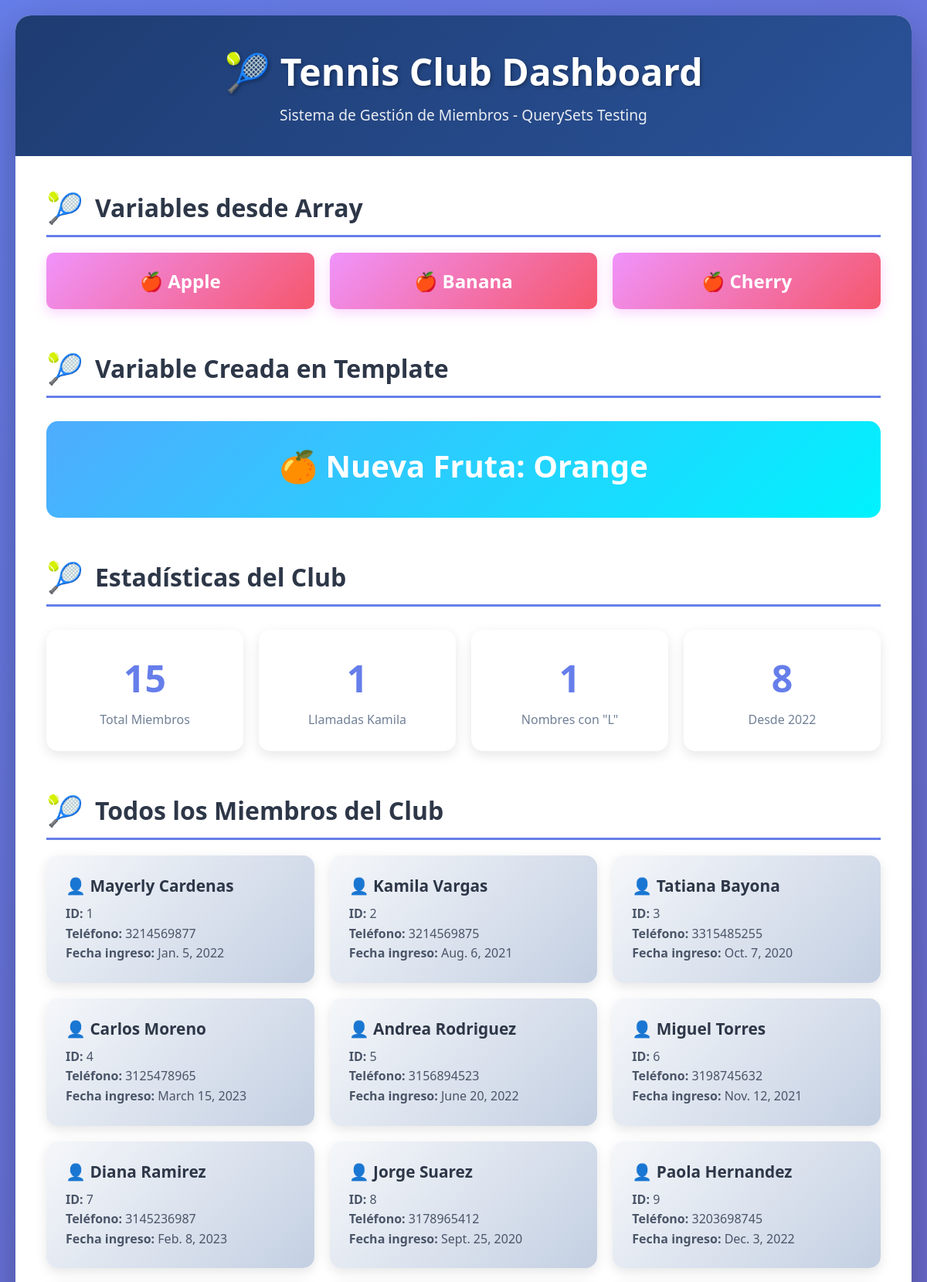
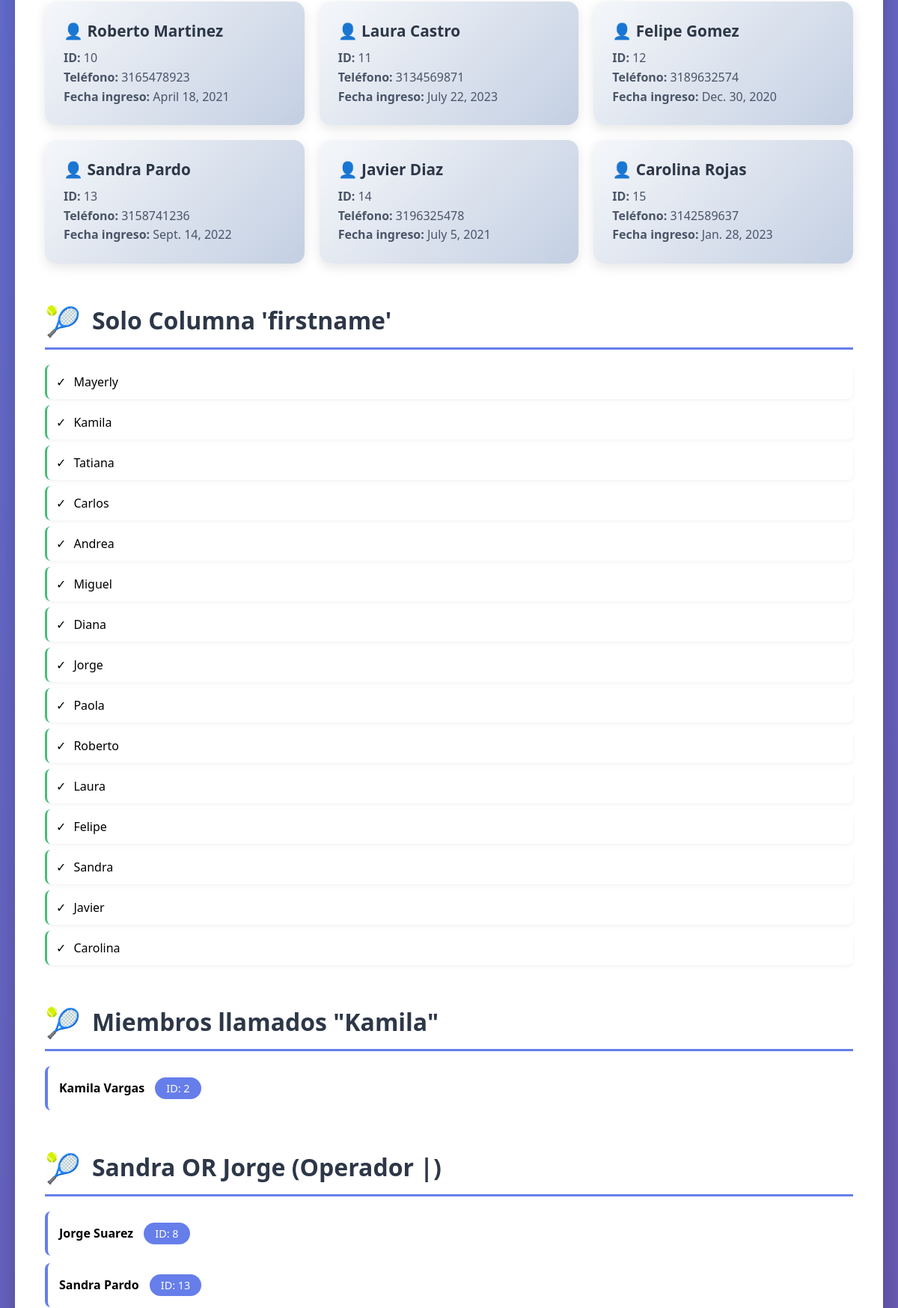
Screenshot of /testing/ (upper part) with the database file from the repository (2 pictures, top to bottom).
### members/models.py (models this page shows)
class Member(models.Model):
  firstname = models.CharField(max_length=255)
  lastname = models.CharField(max_length=255)
  phone = models.IntegerField(null=True)
  joined_date = models.DateField(null=True)
  email = models.EmailField(null=True)
  address = models.CharField(max_length=255, null=True)
  city = models.CharField(max_length=255, null=True)

### members/views.py (the view)
# urls.py: path('testing/', views.testing, name='testing'),
def testing(request):
  template = loader.get_template('template.html')
  miembros = Member.objects.all().values()
  colum_firstname = Member.objects.values_list('firstname')
  records_Kamila = Member.objects.filter(firstname='Kamila').values()
  record_Tatiana_Bayona = Member.objects.filter(firstname='Tatiana',id=3).values()
  record_or_Sandra_Jorge =  Member.objects.filter(firstname='Sandra').values() | Member.objects.filter(firstname='Jorge').values()
  record_like_star_L = Member.objects.filter(firstname__startswith='L').values()
  record_like_ends_s = Member.objects.filter(firstname__iendswith='s').values()
  record_like_contains_ez = Member.objects.filter(firstname__icontains='re').values()
  record_like_endswith_ez = Member.objects.filter(lastname__endswith='ez').values()
  record_like_gt_2022_01_01 = Member.objects.filter(joined_date__gt='2022-01-01').values()
  order_by_asc = Member.objects.all().order_by('firstname').values()
  order_by_desc = Member.objects.all().order_by('-firstname').values()
  context = {
    'fruits': ['Apple', 'Banana', 'Cherry'],
    'miembros': miembros,
    'colum_firstname': colum_firstname,
    'records_Kamila': records_Kamila,
    'record_Tatiana_Bayona': record_Tatiana_Bayona,
    'record_or_Sandra_Jorge': record_or_Sandra_Jorge,
    'record_like_star_L': record_like_star_L,
    'record_like_ends_s': record_like_ends_s,
    'record_like_contains_ez': record_like_contains_ez,
    'record_like_endswith_ez': record_like_endswith_ez,
    'record_like_gt_2022_01_01': record_like_gt_2022_01_01,
    'order_by_asc': order_by_asc,
    'order_by_desc': order_by_desc,
  }
  return HttpResponse(template.render(context, request))

### members/templates/template.html (shortened to what this page needs)
{% load static %}
<!DOCTYPE html>
<html lang="es">
<head>
    <link rel="stylesheet" href="{% static 'members/mystyles.css' %}">
</head>
<body>
    <div class="container">
        <div class="header">
            <h1>🎾 Tennis Club Dashboard</h1>
            <p>Sistema de Gestión de Miembros - QuerySets Testing</p>
        </div>
        <div class="content">
            <div class="section">
                <h2 class="section-title">Variables desde Array</h2>
                <div class="card-grid">
                    {% for fruit in fruits %}
                    <div class="fruit-item">
                        🍎 {{ fruit }}
                    </div>
                    {% endfor %}
                </div>
            </div>
            <div class="section">
                <h2 class="section-title">Variable Creada en Template</h2>
                {% with new_fruit="Orange" %}
                <div class="info-box">
                    <h2>🍊 Nueva Fruta: {{ new_fruit }}</h2>
                </div>
                {% endwith %}
            </div>
            <div class="section">
                <h2 class="section-title">Estadísticas del Club</h2>
                <div class="stats-grid">
                    <div class="stat-card">
                        <div class="number">{{ miembros|length }}</div>
                        <div class="label">Total Miembros</div>
                    </div>
                    <div class="stat-card">
                        <div class="number">{{ records_Kamila|length }}</div>
                        <div class="label">Llamadas Kamila</div>
                    </div>
                    <div class="stat-card">
                        <div class="number">{{ record_like_star_L|length }}</div>
                        <div class="label">Nombres con "L"</div>
                    </div>
                    <div class="stat-card">
                        <div class="number">{{ record_like_gt_2022_01_01|length }}</div>
                        <div class="label">Desde 2022</div>
                    </div>
                </div>
            </div>
            <div class="section">
                <h2 class="section-title">Todos los Miembros del Club</h2>
                <div class="card-grid">
                    {% for miembro in miembros %}
                    <div class="card">
                        <h3>👤 {{ miembro.firstname }} {{ miembro.lastname }}</h3>
                        <p><strong>ID:</strong> {{ miembro.id }}</p>
                        <p><strong>Teléfono:</strong> {{ miembro.phone|default:"No registrado" }}</p>
                        <p><strong>Fecha ingreso:</strong> {{ miembro.joined_date }}</p>
                    </div>
                    {% endfor %}
                </div>
            </div>
            <div class="section">
                <h2 class="section-title">Solo Columna 'firstname'</h2>
                <ul class="list-simple">
                    {% for name in colum_firstname %}
                    <li><span class="icon">✓</span>{{ name.0 }}</li>
                    {% endfor %}
                </ul>
            </div>
            <div class="section">
                <h2 class="section-title">Miembros llamados "Kamila"</h2>
                {% for miembro in records_Kamila %}
                <div class="member-card">
                    <strong>{{ miembro.firstname }} {{ miembro.lastname }}</strong>
                    <span class="badge">ID: {{ miembro.id }}</span>
                </div>
                {% empty %}
                <p style="color: #718096;">No se encontraron resultados</p>
                {% endfor %}
            </div>
            <div class="section">
                <h2 class="section-title">Sandra OR Jorge (Operador |)</h2>
                {% for miembro in record_or_Sandra_Jorge %}
                <div class="member-card">
                    <strong>{{ miembro.firstname }} {{ miembro.lastname }}</strong>
                    <span class="badge">ID: {{ miembro.id }}</span>
                </div>
                {% endfor %}
            </div>
        </div>
    </div>
</body>
</html>

### members/static/members/mystyles.css (style rules this page uses)
* { margin: 0; padding: 0; box-sizing: border-box; }
body { font-family: 'Segoe UI', Tahoma, Geneva, Verdana, sans-serif; background: linear-gradient(135deg, #667eea 0%, #764ba2 100%); min-height: 100vh; padding: 20px; background-color: #00f2fe; }
.container { max-width: 1200px; margin: 0 auto; background: white; border-radius: 20px; box-shadow: 0 20px 60px rgba(0,0,0,0.3); overflow: hidden; }
.header { background: linear-gradient(135deg, #1e3c72 0%, #2a5298 100%); color: white; padding: 40px; text-align: center; }
.header h1 { font-size: 3em; margin-bottom: 10px; text-shadow: 2px 2px 4px rgba(0,0,0,0.3); }
.header p { font-size: 1.2em; opacity: 0.9; }
.content { padding: 40px; }
.section { margin-bottom: 50px; animation: fadeIn 0.6s ease-in; }
.section-title { font-size: 2em; margin-bottom: 20px; padding-bottom: 10px; border-bottom: 3px solid #667eea; color: #2d3748; display: flex; align-items: center; gap: 15px; }
.section-title::before { content: "🎾"; font-size: 1.2em; }
.card-grid { display: grid; grid-template-columns: repeat(auto-fill, minmax(280px, 1fr)); gap: 20px; margin-top: 20px; }
.card { background: linear-gradient(135deg, #f5f7fa 0%, #c3cfe2 100%); border-radius: 15px; padding: 25px; box-shadow: 0 5px 15px rgba(0,0,0,0.1); transition: transform 0.3s ease, box-shadow 0.3s ease; }
.card h3 { color: #2d3748; margin-bottom: 10px; font-size: 1.3em; }
.card p { color: #4a5568; line-height: 1.6; }
.member-card { background: white; border-left: 4px solid #667eea; padding: 15px; margin-bottom: 10px; border-radius: 8px; transition: all 0.3s ease; }
.badge { display: inline-block; background: #667eea; color: white; padding: 5px 15px; border-radius: 20px; font-size: 0.9em; margin-left: 10px; }
.fruit-item { background: linear-gradient(135deg, #f093fb 0%, #f5576c 100%); color: white; padding: 20px; border-radius: 10px; text-align: center; font-size: 1.5em; font-weight: bold; box-shadow: 0 5px 15px rgba(240, 147, 251, 0.4); }
.info-box { background: linear-gradient(135deg, #4facfe 0%, #00f2fe 100%); color: white; padding: 30px; border-radius: 15px; margin: 30px 0; text-align: center; }
.info-box h2 { font-size: 2.5em; margin-bottom: 10px; }
.stats-grid { display: grid; grid-template-columns: repeat(auto-fit, minmax(200px, 1fr)); gap: 20px; margin: 30px 0; }
.stat-card { background: white; padding: 30px; border-radius: 15px; text-align: center; box-shadow: 0 5px 15px rgba(0,0,0,0.1); }
.stat-card .number { font-size: 3em; font-weight: bold; color: #667eea; }
.stat-card .label { color: #718096; margin-top: 10px; }
.list-simple { list-style: none; }
.list-simple li { padding: 12px; margin: 8px 0; background: white; border-radius: 8px; border-left: 3px solid #48bb78; box-shadow: 0 2px 5px rgba(0,0,0,0.05); }
.icon { margin-right: 10px; }

### rows the page displays
Member: firstname "Mayerly", lastname "Cardenas", id "1", phone "3214569877", joined_date "Jan. 5, 2022"
Member: firstname "Kamila", lastname "Vargas", id "2", phone "3214569875", joined_date "Aug. 6, 2021"
Member: firstname "Tatiana", lastname "Bayona", id "3", phone "3315485255", joined_date "Oct. 7, 2020"
Member: firstname "Carlos", lastname "Moreno", id "4", phone "3125478965", joined_date "March 15, 2023"
Member: firstname "Andrea", lastname "Rodriguez", id "5", phone "3156894523", joined_date "June 20, 2022"
Member: firstname "Miguel", lastname "Torres", id "6", phone "3198745632", joined_date "Nov. 12, 2021"
Member: firstname "Diana", lastname "Ramirez", id "7", phone "3145236987", joined_date "Feb. 8, 2023"
Member: firstname "Jorge", lastname "Suarez", id "8", phone "3178965412", joined_date "Sept. 25, 2020"
Member: firstname "Paola", lastname "Hernandez", id "9", phone "3203698745", joined_date "Dec. 3, 2022"
Member: firstname "Roberto", lastname "Martinez", id "10", phone "3165478923", joined_date "April 18, 2021"
Member: firstname "Laura", lastname "Castro", id "11", phone "3134569871", joined_date "July 22, 2023"
Member: firstname "Felipe", lastname "Gomez", id "12", phone "3189632574", joined_date "Dec. 30, 2020"
Member: firstname "Sandra", lastname "Pardo", id "13", phone "3158741236", joined_date "Sept. 14, 2022"
Member: firstname "Javier", lastname "Diaz", id "14", phone "3196325478", joined_date "July 5, 2021"
Member: firstname "Carolina", lastname "Rojas", id "15", phone "3142589637", joined_date "Jan. 28, 2023"

### other values shown
{{ fruit }} "Apple" "Banana" "Cherry"
{{ new_fruit }} "Orange"
{{ miembros|length }} "15"
{{ records_Kamila|length }} "1"
{{ record_like_star_L|length }} "1"
{{ record_like_gt_2022_01_01|length }} "8"
{{ name.0 }} "Mayerly" "Kamila" "Tatiana" "Carlos" "Andrea" "Miguel" "Diana" "Jorge" "Paola" "Roberto" "Laura" "Felipe" "Sandra" "Javier" "Carolina"
